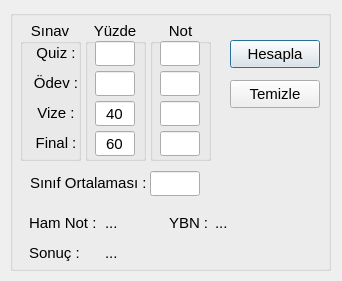
<?xml version="1.0" encoding="UTF-8"?>
<ui version="4.0">
 <class>Dialog</class>
 <widget class="QDialog" name="Dialog">
  <property name="geometry">
   <rect>
    <x>0</x>
    <y>0</y>
    <width>342</width>
    <height>281</height>
   </rect>
  </property>
  <property name="minimumSize">
   <size>
    <width>342</width>
    <height>281</height>
   </size>
  </property>
  <property name="maximumSize">
   <size>
    <width>342</width>
    <height>281</height>
   </size>
  </property>
  <property name="font">
   <font>
    <family>Arial</family>
    <pointsize>11</pointsize>
   </font>
  </property>
  <property name="windowTitle">
   <string>Harf Notunu Hesaplayıcı</string>
  </property>
  <widget class="QGroupBox" name="groupBox">
   <property name="geometry">
    <rect>
     <x>10</x>
     <y>10</y>
     <width>321</width>
     <height>261</height>
    </rect>
   </property>
   <property name="minimumSize">
    <size>
     <width>321</width>
     <height>261</height>
    </size>
   </property>
   <property name="maximumSize">
    <size>
     <width>321</width>
     <height>261</height>
    </size>
   </property>
   <property name="title">
    <string/>
   </property>
   <widget class="QLabel" name="sinif_ortalamasi_label">
    <property name="geometry">
     <rect>
      <x>20</x>
      <y>160</y>
      <width>117</width>
      <height>25</height>
     </rect>
    </property>
    <property name="text">
     <string>Sınıf Ortalaması :</string>
    </property>
   </widget>
   <widget class="QLabel" name="hamnot_label_2">
    <property name="geometry">
     <rect>
      <x>19</x>
      <y>200</y>
      <width>71</width>
      <height>25</height>
     </rect>
    </property>
    <property name="text">
     <string>Ham Not :</string>
    </property>
   </widget>
   <widget class="QLabel" name="hamnot_label">
    <property name="geometry">
     <rect>
      <x>95</x>
      <y>200</y>
      <width>51</width>
      <height>25</height>
     </rect>
    </property>
    <property name="text">
     <string>...</string>
    </property>
   </widget>
   <widget class="QPushButton" name="hesapla_pushButton">
    <property name="geometry">
     <rect>
      <x>220</x>
      <y>30</y>
      <width>90</width>
      <height>28</height>
     </rect>
    </property>
    <property name="text">
     <string>Hesapla</string>
    </property>
    <property name="shortcut">
     <string>Return</string>
    </property>
   </widget>
   <widget class="QLabel" name="sonuc_label_2">
    <property name="geometry">
     <rect>
      <x>19</x>
      <y>230</y>
      <width>51</width>
      <height>25</height>
     </rect>
    </property>
    <property name="text">
     <string>Sonuç :</string>
    </property>
   </widget>
   <widget class="QLabel" name="sonuc_label">
    <property name="geometry">
     <rect>
      <x>95</x>
      <y>230</y>
      <width>51</width>
      <height>25</height>
     </rect>
    </property>
    <property name="text">
     <string>...</string>
    </property>
   </widget>
   <widget class="QLabel" name="ybn_label_2">
    <property name="geometry">
     <rect>
      <x>159</x>
      <y>200</y>
      <width>51</width>
      <height>25</height>
     </rect>
    </property>
    <property name="text">
     <string>YBN :</string>
    </property>
   </widget>
   <widget class="QLabel" name="ybn_label">
    <property name="geometry">
     <rect>
      <x>205</x>
      <y>200</y>
      <width>51</width>
      <height>25</height>
     </rect>
    </property>
    <property name="text">
     <string>...</string>
    </property>
   </widget>
   <widget class="QPushButton" name="temizle_pushButton">
    <property name="geometry">
     <rect>
      <x>220</x>
      <y>70</y>
      <width>90</width>
      <height>28</height>
     </rect>
    </property>
    <property name="text">
     <string>Temizle</string>
    </property>
    <property name="shortcut">
     <string>Backspace</string>
    </property>
    <property name="autoDefault">
     <bool>false</bool>
    </property>
   </widget>
   <widget class="QGroupBox" name="sinav_groupBox">
    <property name="geometry">
     <rect>
      <x>10</x>
      <y>10</y>
      <width>61</width>
      <height>141</height>
     </rect>
    </property>
    <property name="title">
     <string>Sınav</string>
    </property>
    <property name="alignment">
     <set>Qt::AlignCenter</set>
    </property>
    <widget class="QLabel" name="odev_label">
     <property name="geometry">
      <rect>
       <x>11</x>
       <y>50</y>
       <width>50</width>
       <height>25</height>
      </rect>
     </property>
     <property name="text">
      <string>Ödev :</string>
     </property>
     <property name="alignment">
      <set>Qt::AlignCenter</set>
     </property>
    </widget>
    <widget class="QLabel" name="qlabel">
     <property name="geometry">
      <rect>
       <x>11</x>
       <y>20</y>
       <width>50</width>
       <height>25</height>
      </rect>
     </property>
     <property name="text">
      <string>Quiz :</string>
     </property>
     <property name="alignment">
      <set>Qt::AlignCenter</set>
     </property>
    </widget>
    <widget class="QLabel" name="final_label">
     <property name="geometry">
      <rect>
       <x>11</x>
       <y>110</y>
       <width>50</width>
       <height>25</height>
      </rect>
     </property>
     <property name="text">
      <string>Final :</string>
     </property>
     <property name="alignment">
      <set>Qt::AlignCenter</set>
     </property>
    </widget>
    <widget class="QLabel" name="vize_label">
     <property name="geometry">
      <rect>
       <x>11</x>
       <y>80</y>
       <width>50</width>
       <height>25</height>
      </rect>
     </property>
     <property name="text">
      <string>Vize :</string>
     </property>
     <property name="alignment">
      <set>Qt::AlignCenter</set>
     </property>
    </widget>
   </widget>
   <widget class="QGroupBox" name="yuzde_groupBox">
    <property name="geometry">
     <rect>
      <x>75</x>
      <y>10</y>
      <width>61</width>
      <height>141</height>
     </rect>
    </property>
    <property name="title">
     <string>Yüzde</string>
    </property>
    <property name="alignment">
     <set>Qt::AlignCenter</set>
    </property>
    <widget class="QLineEdit" name="quiz_yuzde_lineEdit">
     <property name="geometry">
      <rect>
       <x>10</x>
       <y>21</y>
       <width>40</width>
       <height>25</height>
      </rect>
     </property>
     <property name="maxLength">
      <number>3</number>
     </property>
     <property name="alignment">
      <set>Qt::AlignCenter</set>
     </property>
    </widget>
    <widget class="QLineEdit" name="odev_yuzde_lineEdit">
     <property name="geometry">
      <rect>
       <x>10</x>
       <y>51</y>
       <width>40</width>
       <height>25</height>
      </rect>
     </property>
     <property name="maxLength">
      <number>3</number>
     </property>
     <property name="alignment">
      <set>Qt::AlignCenter</set>
     </property>
    </widget>
    <widget class="QLineEdit" name="vize_yuzde_lineEdit">
     <property name="geometry">
      <rect>
       <x>10</x>
       <y>81</y>
       <width>40</width>
       <height>25</height>
      </rect>
     </property>
     <property name="text">
      <string>40</string>
     </property>
     <property name="maxLength">
      <number>3</number>
     </property>
     <property name="alignment">
      <set>Qt::AlignCenter</set>
     </property>
    </widget>
    <widget class="QLineEdit" name="final_yuzde_lineEdit">
     <property name="geometry">
      <rect>
       <x>10</x>
       <y>111</y>
       <width>40</width>
       <height>25</height>
      </rect>
     </property>
     <property name="text">
      <string>60</string>
     </property>
     <property name="maxLength">
      <number>3</number>
     </property>
     <property name="alignment">
      <set>Qt::AlignCenter</set>
     </property>
    </widget>
   </widget>
   <widget class="QGroupBox" name="not_groupBox">
    <property name="geometry">
     <rect>
      <x>140</x>
      <y>10</y>
      <width>61</width>
      <height>141</height>
     </rect>
    </property>
    <property name="title">
     <string>Not</string>
    </property>
    <property name="alignment">
     <set>Qt::AlignCenter</set>
    </property>
    <widget class="QLineEdit" name="quiz_lineEdit">
     <property name="geometry">
      <rect>
       <x>10</x>
       <y>21</y>
       <width>40</width>
       <height>25</height>
      </rect>
     </property>
     <property name="maxLength">
      <number>3</number>
     </property>
     <property name="alignment">
      <set>Qt::AlignCenter</set>
     </property>
    </widget>
    <widget class="QLineEdit" name="odev_lineEdit">
     <property name="geometry">
      <rect>
       <x>10</x>
       <y>51</y>
       <width>40</width>
       <height>25</height>
      </rect>
     </property>
     <property name="maxLength">
      <number>3</number>
     </property>
     <property name="alignment">
      <set>Qt::AlignCenter</set>
     </property>
    </widget>
    <widget class="QLineEdit" name="final_lineEdit">
     <property name="geometry">
      <rect>
       <x>10</x>
       <y>111</y>
       <width>40</width>
       <height>25</height>
      </rect>
     </property>
     <property name="maxLength">
      <number>3</number>
     </property>
     <property name="alignment">
      <set>Qt::AlignCenter</set>
     </property>
    </widget>
    <widget class="QLineEdit" name="vize_lineEdit">
     <property name="geometry">
      <rect>
       <x>10</x>
       <y>81</y>
       <width>40</width>
       <height>25</height>
      </rect>
     </property>
     <property name="maxLength">
      <number>3</number>
     </property>
     <property name="alignment">
      <set>Qt::AlignCenter</set>
     </property>
    </widget>
   </widget>
   <widget class="QLineEdit" name="ortalama_lineEdit">
    <property name="geometry">
     <rect>
      <x>140</x>
      <y>161</y>
      <width>50</width>
      <height>25</height>
     </rect>
    </property>
    <property name="maxLength">
     <number>5</number>
    </property>
    <property name="alignment">
     <set>Qt::AlignCenter</set>
    </property>
   </widget>
  </widget>
 </widget>
 <resources/>
 <connections/>
</ui>
